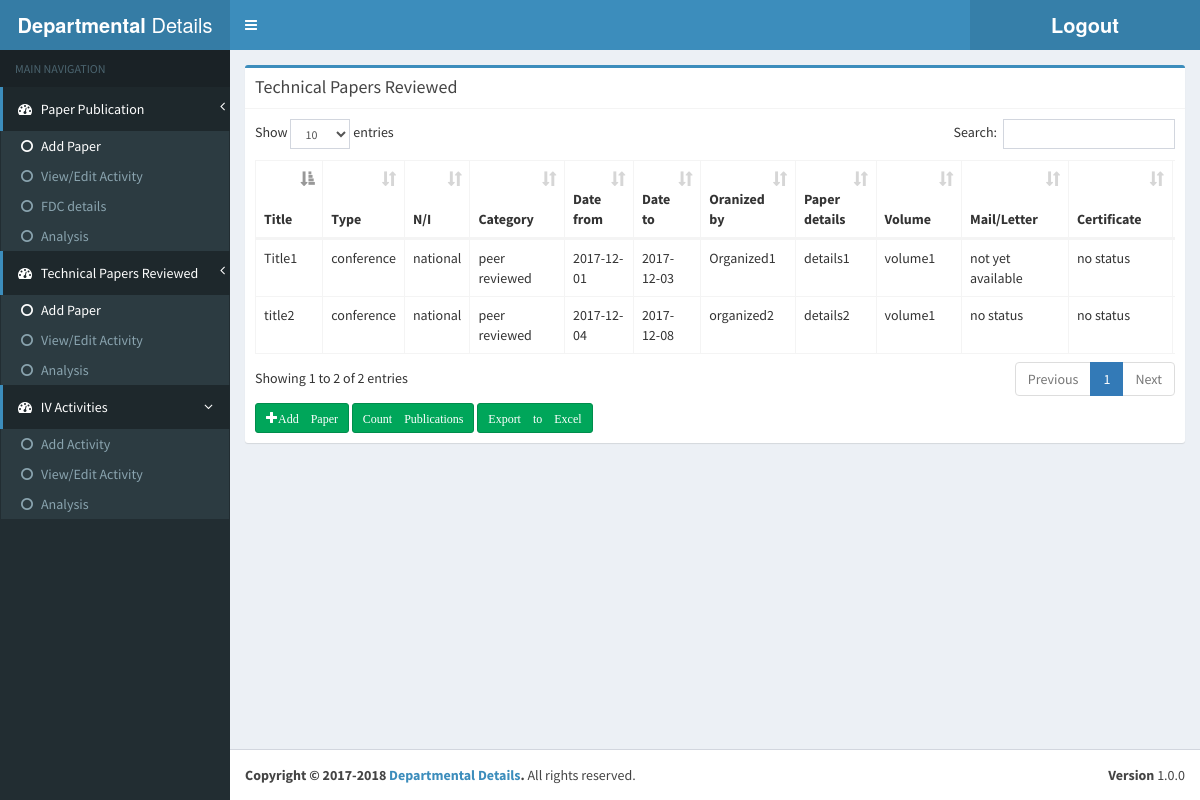
The page /extc/2_dashboard_review.php (signed in) on the database its author committed.
### tables this page shows
CREATE TABLE `paper_review` (
  `paper_review_ID` int(11) NOT NULL,
  `Fac_ID` int(11) NOT NULL,
  `Paper_title` varchar(30) NOT NULL,
  `Paper_type` varchar(20) NOT NULL,
  `Paper_N_I` varchar(20) NOT NULL,
  `paper_category` varchar(100) NOT NULL,
  `Date_from` date NOT NULL,
  `Date_to` date NOT NULL,
  `organised_by` varchar(100) NOT NULL,
  `details` varchar(100) NOT NULL,
  `mail_letter_path` varchar(100) NOT NULL,
  `certificate_path` varchar(100) NOT NULL,
  `report_path` varchar(100) NOT NULL,
  `volume` varchar(30) NOT NULL
);

### extc/2_dashboard_review.php (the view, shortened to what this page needs)
<?php
include("includes/connection.php");
$query = "SELECT * FROM paper_review where Fac_ID ='".$_SESSION['Fac_ID']."' ;";
$result = mysqli_query($conn,$query);
?>
<?php include_once('head.php'); ?>
<?php include_once('header.php'); ?>
<?php
if($_SESSION['username'] == 'hodextc@somaiya.edu')
  {
	    include_once('sidebar_hod.php');
  }
  else
	  include_once('sidebar.php');
 ?>
<div class="content-wrapper">
    <section class="content">
          <div class="row">
            <div class="col-xs-12">
              <div class="box box-primary">
                <div class="box-header with-border">
                  <h2 class="box-title">Technical Papers Reviewed</h2>
                </div>
                <div class="box-body">
				<div class="scroll">
    <table  class="table table-stripped table-bordered " id = 'example1'>
        <thead>
            <tr>
                <th>Title</th>
                <th>Type</th>
                <th>N/I</th>
                <th>Category</th>
                <th>Date from</th>
                <th>Date to</th>
                <th>Oranized by</th>
                <th>Paper details</th>
                <th>Volume</th>
                <th>Mail/Letter</th>
                <th>Certificate</th>
                <th>Report</th>
            </tr>
        </thead>
        <?php
        if(mysqli_num_rows($result)>0){
            while($row =mysqli_fetch_assoc($result)){
                echo "<tr>";
                echo "<td>".$row['Paper_title']."</td>";
                echo "<td>".$row['Paper_type']."</td>";
                echo "<td>".$row['Paper_N_I']."</td>";
                echo "<td>".$row['paper_category']."</td>";
                echo "<td>".$row['Date_from']."</td>";
                echo "<td>".$row['Date_to']."</td>";
                echo "<td>".$row['organised_by']."</td>";
                echo "<td>".$row['details']."</td>";
                echo "<td>".$row['volume']."</td>";
                if(($row['mail_letter_path']) != "")
				{
						if(($row['mail_letter_path']) == "NULL")
							echo "<td>not yet available</td>";
						else if(($row['mail_letter_path']) == "not_applicable")
							echo "<td>not applicable</td>";
						else
							echo "<td> <a href = '".$row['mail_letter_path']."'>View mail/letter</td>";
				}
				else
						echo "<td>no status </td>";
				if(($row['certificate_path']) != "")
				{
						if(($row['certificate_path']) == "NULL")
							echo "<td>not yet available</td>";
						else if(($row['certificate_path']) == "not_applicable")
							echo "<td>not applicable</td>";
						else
							echo "<td> <a href = '".$row['certificate_path']."'>View certificate</td>";
				}
				else
						echo "<td>no status </td>";
				if(($row['report_path']) != "")
				{
						if(($row['report_path']) == "NULL")
							echo "<td>not yet available</td>";
						else if(($row['report_path']) == "not_applicable")
							echo "<td>not applicable</td>";
						else
							echo "<td> <a href = '".$row['report_path']."'>View report</td>";
				}
				else
						echo "<td>no status </td>";
                echo"</tr>";
            }
        }
        else{
            echo "<div class='alert alert-warning'>You have no papers</div>";
        }
        ?>
    </table>
	</div>
	            <div class="text-left"><a href="actcount.php"type="button" class="btn btn-success btn-sm"><span class="glyphicon glyphicon-plus">Add Paper</span></a>
	            <a href="count_your.php" type="button" class="btn btn-success btn-sm"><span class="glyphicon ">Count Publications</span></a>
	            <a href="export_to_excel.php" type="button" class="btn btn-success btn-sm"><span class="glyphicon ">Export to Excel</span></a>
    </div>
              </div>
             </div>
            </div>
          </section>
</div>
<?php include_once('footer.php'); ?>

### extc/2_dashboard_review.php (style rules this page uses)
div.scroll { overflow:scroll; }

### rows shown on the page
paper_review: Paper_title "Title1", Paper_type "conference", Paper_N_I "national", paper_category "peer reviewed", Date_from "2017-12-01", Date_to "2017-12-03", organised_by "Organized1", details "details1", volume "volume1", mail_letter_path "not yet available", certificate_path "no status"
paper_review: Paper_title "title2", Paper_type "conference", Paper_N_I "national", paper_category "peer reviewed", Date_from "2017-12-04", Date_to "2017-12-08", organised_by "organized2", details "details2", volume "volume1", mail_letter_path "no status", certificate_path "no status"
